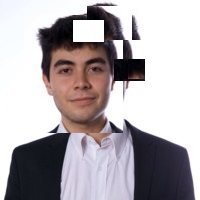
#> input picture 0.jpg, 200 x 200 px
$ python main.py --path 0.jpg
#> lines starting #> are read from the running program, lines starting #| are printed output that depends on the picture
import numpy as np
import cv2
from scipy.fftpack import dct, idct
import scipy.stats
import tqdm
import matplotlib.pyplot as plt
import argparse

def dct2(block,cos_t):
  '''
  Computes the dct2 of a 2D array

  Parameters:
  block (np.array of floats of shape (w,h)):

  Returns:
  np.array of float with shape (w,h): 2D dct2 of the block parameter
  '''
  dct_num=np.zeros(block.shape)
  dct_test = dct(dct(block.T, norm='ortho').T, norm='ortho')
  # [13 lines of commented-out code are left out]
  return dct_test

def computeVotes(L):
  '''
  Computes for each pixel the best 8x8 jpeg grid

  Parameters:
  L (np.array of floats with shape(w,h): luminance of an image)

  Returns:
  np.array of int with shape(w,h): Best 8x8 grid for each pixel, if best grid is (i,j) the value in the array is i%8 * 8 + j%8
  '''
  votes=np.full(L.shape,-1)
  zeros=np.zeros(L.shape)
  cos_t=np.zeros((8,8))
  for i in range(8):
    for j in range(8):
      cos_t[i,j]=np.cos((2*i+1.0)*j*np.pi/16)
  for i in tqdm.tqdm(range(L.shape[0]-7)):
    for j in range(L.shape[1]-7):
      d=dct2(L[i:i+8,j:j+8],cos_t)
      z=np.sum(abs(d)<0.5)
      for x in range(i,i+8):
        for y in range(j,j+8):
          if z==zeros[x,y]:
            votes[x,y]=-1
          elif z>zeros[x,y]:
            zeros[x,y]=z
            votes[x,y]=i%8 * 8 + j%8
  return votes

def getLuminance(I):
  '''
  Returns the luminance of image I with weights [0.299,0.587,0.114]

  Parameters:
  I (array of shape(w,h,3)): Image with RGB channels

  Returns:
  np.array of shape (w,h): Luminance of I
  '''
  return np.average(image,2,weights=[0.299,0.587,0.114]).astype("float32")

def binomTail(n,k,p):
  '''
  Returns the tail of order k of a binomial distribution B(n,p)

  Parameters:
  n (int)
  k (int)
  p (float) : probability 0<=p<=1

  Returns:
  float: tail of order k of a binomial distribution B(n,p)
  '''
  return 1-scipy.stats.binom.cdf(k-1,n,p)

def gridDetection(I):
  '''
  Returns the best 8x8 jpeg grid for image I

  Parameters:
  I (image of shape(w,h,3)): Image to study

  Returns:
  bestGrid (int): index of the best grid for that image -1 if no significant grid is detected
  NFA (float): value of the NFA for that grid
  votes (array of int with shape (w,h)): best grid for each pixel
  '''
  X=np.shape(I)[0]
  Y=np.shape(I)[1]
  if(len(np.shape(I))==3):
    L = getLuminance(I)
  else:
    L=I
  votes = computeVotes(L)
  histo = np.histogram(votes,range(-1,65))
  bestGrid = np.argmax(histo[0][1:]) ##ignore votes=-1 on the histogram
  bestValue = np.max(histo[0][1:])
  NFA = 64*X*Y*np.sqrt(X*Y)*binomTail(int(X*Y/64),int(bestValue/64.),1/64.)
  print("best grid NFA", NFA)
  if NFA<1 :
      return bestGrid,NFA,votes
  else :
      return -1,NFA,votes

def regionGrowing(votes,seed,W):
  """
  Computes the region of pixels with same vote as the seed (we look for pixel in a window (W,W) to grow the region

  Parameters:
  votes (2D-array of int with shape (w,h)): best grid for each pixel
  seed (tuple of int): pixel to grow the region around
  W (int): size of the window to grow the region

  Returns:
  array of int: list of pixels belonging to the region
  """
  queue = [seed]
  visited = np.zeros(votes.shape)
  region= [seed]
  while len(queue)>0 :
      x,y=queue.pop(0)
      visited[x,y]=True
      for i in range(-W,W+1):
          for j in range(-W,W+1):
              if (i==0 and j==0) or x+i<0 or x+i>=np.shape(votes)[0] \
              or y+j<0 or y+j>= np.shape(votes)[1]:
                  continue
              elif not visited[x+i,y+j] and votes[x+i,y+j]==votes[x,y] :
                  visited[x+i,y+j]=True
                  region.append([x+i,y+j])
                  queue.append([x+i,y+j])
  return region


def boundingBox(R):
  '''
  Computes the bounding box of a list of pixel indexes

  Parameters:
  R (list of tuple of int)

  Returns:
  (int,int,int,int): bounding box of the region
  '''
  R = np.transpose(R)
  xmin = np.min(R[0,:])
  xmax = np.max(R[0,:])
  ymin = np.min(R[1,:])
  ymax = np.max(R[1,:])

  return xmin,xmax,ymin,ymax


def forgeryDetection(votes,G,W):
  '''
  Computes the forgery zones

  Parameters:
  votes (2D array of int): best grid for each pixel
  G (int): main grid of the image
  W (int): size of the window for the region growing

  Returns:
  2D array of bool: Binary image expressing whether each pixel has been detected as forged
  '''
  forgerMask=np.zeros(np.shape(votes))
  X,Y = np.shape(votes)

  for x in tqdm.tqdm(range(len(forgerMask))):
      for y in range(len(forgerMask[0])):
          if votes[x,y]>-1 and votes[x,y]!=G:
              R = regionGrowing(votes,[x,y],W)
              if len(R)<4:
                  continue
              xmin,xmax,ymin,ymax = boundingBox(R)
              Bx =  (xmax-xmin)+1
              By = ymax-ymin+1
              N = max(xmax-xmin+1,ymax-ymin+1)
              card = len(R)
              #NFA = 64 *X*Y*np.sqrt(X*Y)*binomTail(int(N*N/64),int(card/64),1/64) #formula given in the paper, but inexact
              NFA = 64 *Bx*By*np.sqrt(Bx*By)*binomTail(int(N*N/64),int(card/64),1/64.0)
              if NFA < 1 :
                  forgerMask[tuple(np.transpose(R))]=True
              votes[tuple(np.transpose(R))]=-1
  return forgerMask

def getColorDict():
  dic={}
  for i in range(-1,65,1):
    dic[i]=tuple(np.random.random(size=3)*255)
  return dic

def voteColorMap(votes):
  dic=getColorDict()
  colorMapper = lambda value: dic[value]
  return np.moveaxis(np.vectorize(colorMapper)(votes),0,-1).astype('int')

if __name__=="__main__":
  parser = argparse.ArgumentParser()
  parser.add_argument("--path", help="Path of the image to analyse", type=str)
  args = parser.parse_args()
  image=cv2.imread(args.path, cv2.IMREAD_GRAYSCALE)
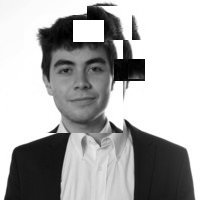
#> image: shape (200, 200); min 0, max 255, mean 173.2
  plt.figure(0)
  plt.imshow(image,cmap="gray")
  G,value,votes = gridDetection(image)
#> after the loop in computeVotes, `for i in tqdm.tqdm(range(L.shape[0]-7)):`:
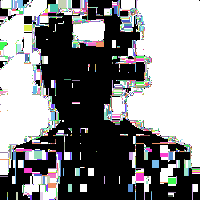
#> votes: shape (200, 200) int64; 65 distinct labels, from -1 to 63; one colour per label, 0 black, -1 white
#> after the loop in computeVotes, `for i in tqdm.tqdm(range(L.shape[0]-7)):`:
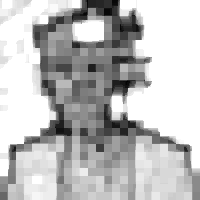
#> zeros: shape (200, 200) float64; min 4, max 63, mean 48; drawn with min black and max white
#> in gridDetection, `bestGrid = np.argmax(histo[0][1:])`: bestGrid = 0
#> in gridDetection, `bestValue = np.max(histo[0][1:])`: bestValue = 17590
#> in gridDetection, `NFA = 64*X*Y*np.sqrt(X*Y)*binomTail(int(X*Y/64),int(bestValue/64.),1/6..`: NFA = 0
#| best grid NFA 0.0
#> G = 0; value = 0
  plt.figure(1)
  plt.imshow(voteColorMap(votes))
#> in voteColorMap, `return np.moveaxis(np.vectorize(colorMapper)(votes),0,-1).astype('int')`:
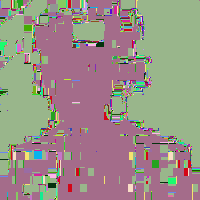
#> returned value: shape (200, 200, 3) int64; mean of channels 0, 1, 2 135.2, 142.7, 154.8; drawn as B, G, R
  if G==-1 :
      print("No grid detected.")
  else :
      print(f"Meilleur vote {G}")
#| Meilleur vote 0
  mask = forgeryDetection(votes,G,12)
#> after the loop in forgeryDetection, `for x in tqdm.tqdm(range(len(forgerMask))):`: forgerMask: shape (200, 200) float64; every value is 0
#> after the loop in forgeryDetection, `for x in tqdm.tqdm(range(len(forgerMask))):`:
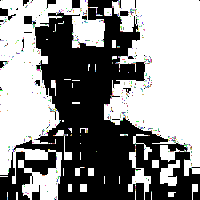
#> votes: shape (200, 200) int64; 65 distinct labels, from -1 to 63; one colour per label, 0 black, -1 white
  plt.figure(2)
  plt.imshow(mask,cmap="gray")

  plt.show()
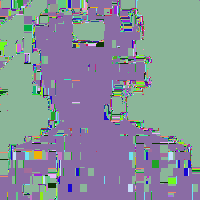
#> shown: shape (200, 200, 3); mean R, G, B 135.2, 142.7, 154.8
